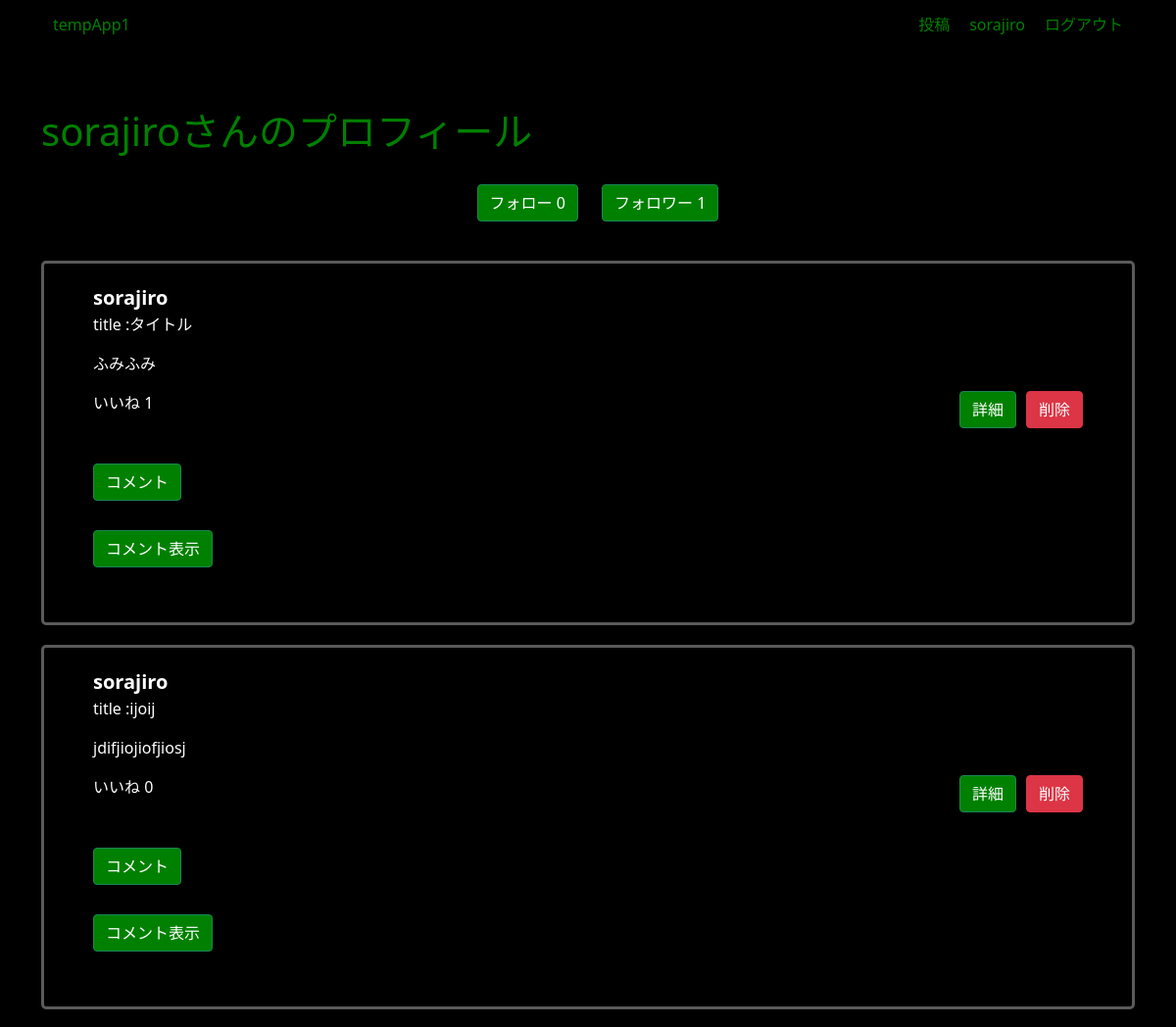
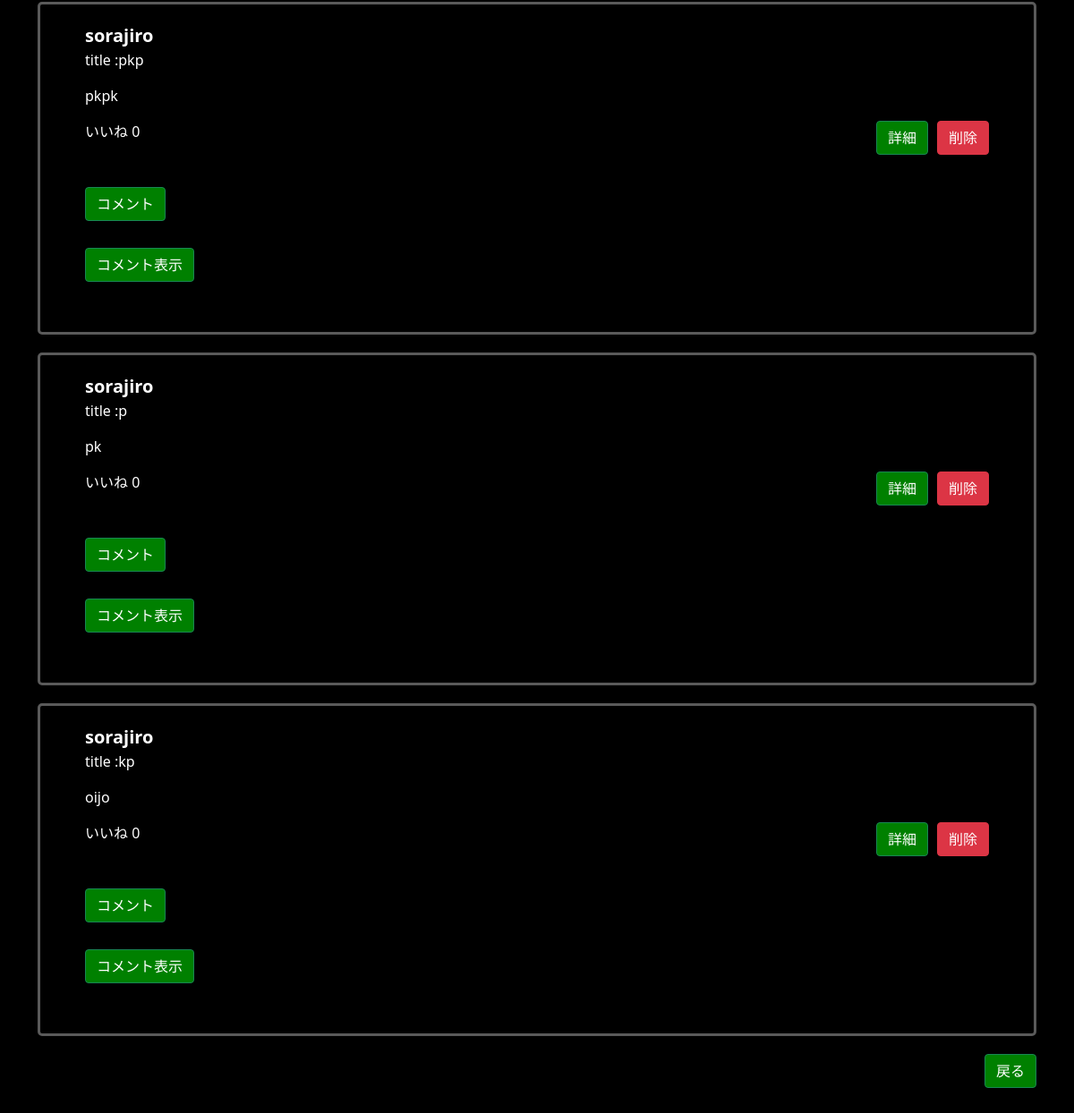
The app's page /post/profile/sorajiro/1 (signed in) with its own data (2 pictures, top to bottom).
### registration/models.py (models this page shows)
class User(AbstractUser):
    email = models.EmailField("メールアドレス", unique=True)
    following = models.ManyToManyField(
        "self", symmetrical=False, related_name="follower"
    )

### post/models.py (models this page shows)
class Post(models.Model):
    user = models.ForeignKey(
        User, on_delete=models.CASCADE, related_name="posts"
    )
    title = models.CharField(max_length=100, blank=False, null=False)
    content = models.TextField(max_length=400)
    created_at = models.DateTimeField(auto_now_add=True)
    updated_at = models.DateTimeField(auto_now=True)

### post/views.py (the view)
class ProfileView(LoginRequiredMixin, ListView):
    model = User
    template_name = "post/profile.html"
    context_object_name = "profile"
    slug_field = "username"
    slug_url_kwarg = "username"
    def get_context_data(self, **kwargs):
        ctxt = super().get_context_data(**kwargs)
        pk = self.kwargs["pk"]
        user = get_object_or_404(User, pk=pk)
        follower = self.request.user
        can_follow = not follower.following.filter(pk=pk).exists()
        postList = user.posts.order_by("-created_at")
        liked_post_list = Like.objects.filter(user=follower).values_list(
            "post", flat=True
        )
        ctxt = {
            "postList": postList,
            "can_follow": can_follow,
            "following": user,
            "follower": follower,
            "following_count": user.following.count(),
            "follower_count": user.follower.count(),
            "liked_post_list": liked_post_list,
        }
        return ctxt

### templates/post/profile.html (shortened to what this page needs)
{% extends "base.html" %}
{% load static %}
{% block main %}
<div class="container">
    {% include "_nav.html" %}
    <h1 class="profile_username">{{ user.username }}さんのプロフィール</h1>
    <div class="follow_follower_list">
        <button type="button" class="btn btn-success tempApp_btn"><a
                href="{% url 'post:followList' user.username user.pk %}">フォロー {{ following_count }}</a></button>
        <button type="button" class="btn btn-success tempApp_btn"><a
                href="{% url 'post:followerList' user.username user.pk %}">フォロワー {{ follower_count }}</a></button>
    </div>
    {% for post in postList %}
    {% include "post/_post.html" %}
    {% endfor %}
    <button type="button" class="btn btn-success tempApp_btn float-end"><a href="{% url 'post:home' %}">戻る</a></button>
</div>
{% endblock %}

### templates/_nav.html
<nav class="navbar navbar-light bg-light nav-original">
    <div class="container-fluid d-flex nav-original-contain">
        <p><a class="logo" href="{% url 'post:home' %}">tempApp1</a></p>
        <ul class="d-flex">
            <li><a class="post_create nav_item" href="{% url 'post:create' %}">投稿</a></li>
            <li><a class="nav_item" href="{% url 'post:profile' user.username user.pk %}">{{ user.username }}</a></li>
            <li><a class="logout nav_item" href="{% url 'registration:logout' %}">ログアウト</a></li>
        </ul>
    </div>
</nav>

### templates/post/_post.html (shortened to what this page needs)
<div class="post_box">
    <a class="post_author" href="{% url 'post:profile' post.user.username post.user.pk%}">{{ post.user.username }}</a>
    <div class="text_container">
        <p>title :{{ post.title }}</p>
        <p>{{ post.content }}</p>
    </div>
    <div class="d-flex justify-content-between">
        {% include "post/_like.html" %}
        <ul class="d-flex">
            <li>
                <button type="button" class="btn btn-success tempApp_btn">
                    <a href="{% url 'post:detail' post.pk %}">詳細</a>
                </button>
            </li>
            <li>
                <button type="button" class="btn btn-danger delete_btn">
                    <a href="{% url 'post:delete' post.pk %}">削除</a>
                </button>
            </li>
        </ul>
    </div>
    <button type="button" class="btn btn-success tempApp_btn"><a href="{% url 'post:comment' post.pk %}">コメント</a></button>
    <p class="show_comment_button">
        <button type="button" class="btn btn-success tempApp_btn" data-bs-toggle="collapse" data-bs-target="#comments_{{ post.pk }}" aria-expanded="false" aria-controls="comments_{{ post.pk }}">
            コメント表示
        </button>
    </p>
</div>

### templates/post/_like.html
{% if post.id in liked_post_list %}
<p><a class="like" onclick="likeFunc(event)" id="{{ post.pk }}" type="button" data-id="{{ post.pk }}" data-is_liked="true">いいね {{post.likes.count }}</a></p>
{% else %}
<p><a class="like" onclick="likeFunc(event)" id="{{ post.pk }}" type="button" data-id="{{ post.pk }}" data-is_liked="false">いいね {{post.likes.count }}</a></p>
{% endif %}

### registration/static/registration/css/registration.css (style rules this page uses)
p { color: green; }
.container { overflow: auto; }
li { list-style: none; }
h1 { color: green; }
a { color: white; text-decoration: none; }
.nav-original { background-color: black; height: 50px; padding: 0 !important; margin-bottom: 60px; line-height: 50px; }
.nav-original-contain { background-color: black; height: 100%; }
.logout { color: green; }
.logo { color: green; }
.container h1 { margin-bottom: 30px; }
.tempApp_btn { background-color: green !important; margin-bottom: 20px; }
.nav_item { color: green; margin-left: 20px; }

### post/static/post/css/post.css (style rules this page uses)
.post_box { width: 100%; margin-bottom: 20px; padding: 20px 50px; border: 3px solid rgb(90, 90, 90); border-radius: 5px; }
.post_author { font-size: 20px; font-weight: bold; }
.text_container p { color: white; }
.follow_follower_list { width: 50%; margin: 20px auto; text-align: center; }
.follow_follower_list .tempApp_btn { margin-left: 20px; }
.delete_btn { margin-left: 10px !important; }
.show_comment_button { margin-top: 10px; }

### records on screen
User: username "sorajiro"
Post: user.username "sorajiro", title "タイトル", content "ふみふみ", likes.count "1"
Post: user.username "sorajiro", title "ijoij", content "jdifjiojiofjiosj", likes.count "0"
Post: user.username "sorajiro", title "pkp", content "pkpk", likes.count "0"
Post: user.username "sorajiro", title "p", content "pk", likes.count "0"
Post: user.username "sorajiro", title "kp", content "oijo", likes.count "0"

### other values on screen
{{ following_count }} "0"
{{ follower_count }} "1"
